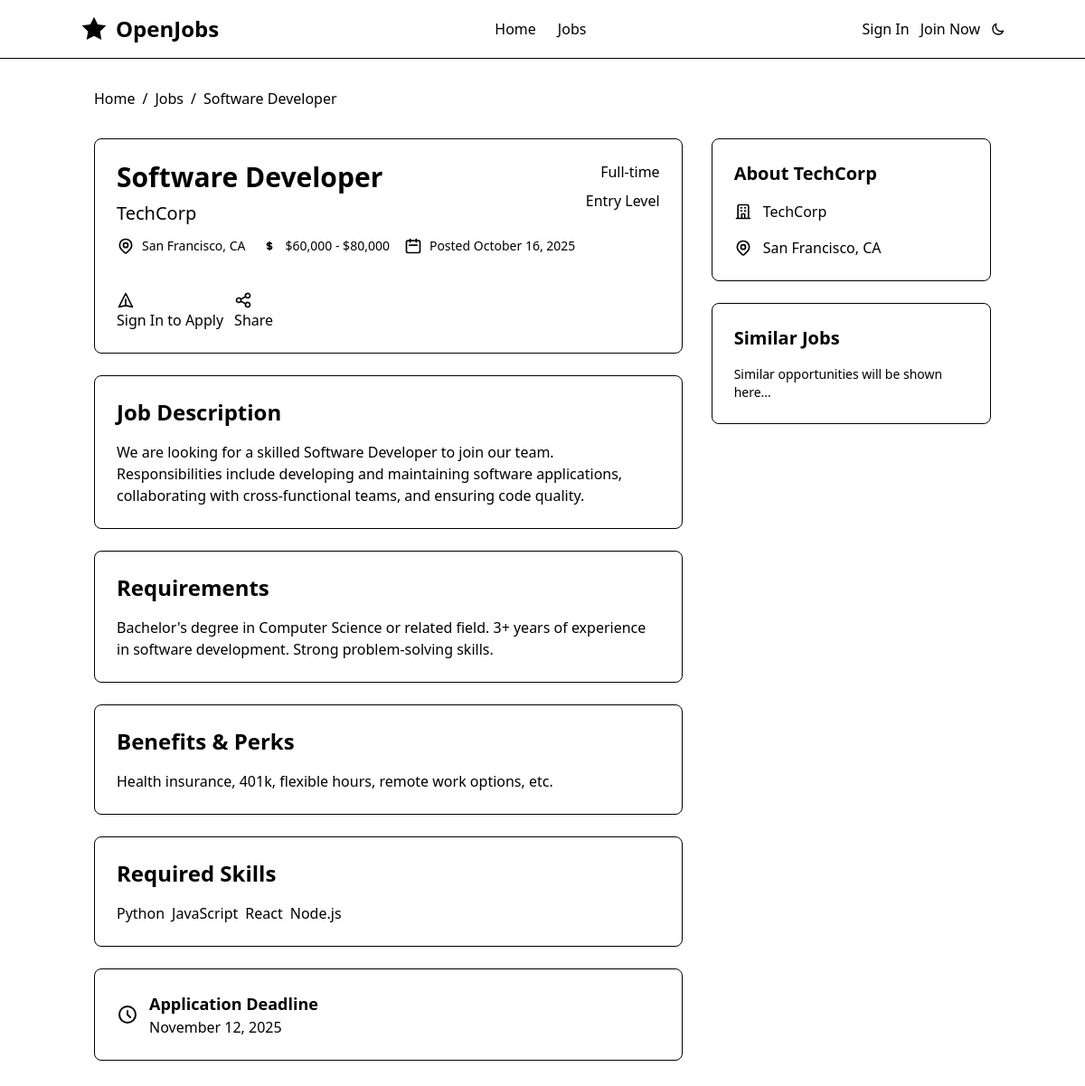
Screenshot of /jobs/1 with the database file from the repository.
### models.py (models this page shows, shortened)
class Job(db.Model):
    id = db.Column(db.Integer, primary_key=True)
    is_deleted = db.Column(db.Boolean, default=False)
    title = db.Column(db.String(100), nullable=False)
    company = db.Column(db.String(100), nullable=False)
    location = db.Column(db.String(100), nullable=False)
    description = db.Column(db.Text, nullable=False)
    requirements = db.Column(db.Text, nullable=False)
    salary_range = db.Column(db.String(50))
    job_type = db.Column(db.String(50), nullable=False)  # Full-time, Part-time, Contract
    experience_level = db.Column(db.String(50))  # Entry, Mid, Senior
    skills = db.Column(db.String(200))  # Comma-separated list of required skills
    benefits = db.Column(db.Text)  # Company benefits
    remote_option = db.Column(db.String(50))  # Remote, Hybrid, On-site
    created_at = db.Column(db.DateTime, default=datetime.utcnow)
    updated_at = db.Column(db.DateTime, onupdate=datetime.utcnow)
    deadline = db.Column(db.DateTime)
    status = db.Column(db.String(20), default='active')  # active, closed, draft
    views_count = db.Column(db.Integer, default=0)
    applications_count = db.Column(db.Integer, default=0)
    user_id = db.Column(db.Integer, db.ForeignKey('user.id'), nullable=False)

### jobs.py (the view)
@jobs.route('/jobs/<int:job_id>')
def view_job(job_id):
    job = Job.query.get_or_404(job_id)
    return render_template('jobs/view.html', job=job)

### templates/jobs/view.html (shortened to what this page needs)
{% extends "base.html" %}
{% block content %}
    <main class="min-h-screen py-8">
        <div class="container mx-auto px-4">
            <nav class="breadcrumb mb-8">
                <ol class="flex items-center space-x-2">
                    <li><a href="{{ url_for('index') }}" class="text-muted-foreground hover:text-foreground">Home</a></li>
                    <li><span class="text-muted-foreground">/</span></li>
                    <li><a href="{{ url_for('jobs.job_board') }}" class="text-muted-foreground hover:text-foreground">Jobs</a></li>
                    <li><span class="text-muted-foreground">/</span></li>
                    <li><span class="text-foreground">{{ job.title }}</span></li>
                </ol>
            </nav>
            <div class="grid lg:grid-cols-3 gap-8">
                <div class="lg:col-span-2 space-y-6">
                    <div class="bg-card p-6 rounded-lg border border-border">
                        <div class="flex flex-col lg:flex-row lg:items-start lg:justify-between mb-6">
                            <div class="flex-1">
                                <div class="flex flex-col sm:flex-row sm:items-start sm:justify-between mb-4">
                                    <div>
                                        <h1 class="text-2xl md:text-3xl font-bold mb-2">{{ job.title }}</h1>
                                        <p class="text-xl text-muted-foreground mb-3">{{ job.company }}</p>
                                        <div class="flex flex-wrap items-center gap-4 text-sm text-muted-foreground">
                                            <div class="flex items-center">
                                                {{ job.location }}
                                            </div>
                                            {% if job.salary_range %}
                                            <div class="flex items-center">
                                                {{ job.salary_range }}
                                            </div>
                                            {% endif %}
                                            <div class="flex items-center">
                                                <svg class="w-5 h-5 mr-2" xmlns="http://www.w3.org/2000/svg" fill="none" viewBox="0 0 24 24" stroke="currentColor">
                                                    <path stroke-linecap="round" stroke-linejoin="round" stroke-width="2" d="M8 7V3m8 4V3m-9 8h10M5 21h14a2 2 0 002-2V7a2 2 0 00-2-2H5a2 2 0 00-2 2v12a2 2 0 002 2z"/>
                                                </svg>
                                                Posted {{ job.created_at.strftime('%B %d, %Y') }}
                                            </div>
                                        </div>
                                    </div>
                                    <div class="flex flex-col items-start sm:items-end space-y-2 mt-4 sm:mt-0">
                                        <span class="badge badge-success">{{ job.job_type }}</span>
                                        {% if job.experience_level %}
                                        <span class="badge badge-secondary">{{ job.experience_level }} Level</span>
                                        {% endif %}
                                    </div>
                                </div>
                            </div>
                        </div>
                        <div class="flex flex-col sm:flex-row gap-3">
                            {% if current_user.is_authenticated %}
                                {% if current_user.id != job.user_id %}
                                <button onclick="openApplyModal()" class="btn btn-large flex-1 sm:flex-none">
                                    <svg class="w-5 h-5 mr-2" fill="none" stroke="currentColor" viewBox="0 0 24 24">
                                        <path stroke-linecap="round" stroke-linejoin="round" stroke-width="2" d="M12 19l9 2-9-18-9 18 9-2zm0 0v-8"/>
                                    </svg>
                                    Apply Now
                                </button>
                                {% endif %}
                            {% else %}
                            <a href="{{ url_for('login') }}?next={{ request.url }}" class="btn btn-large flex-1 sm:flex-none">
                                <svg class="w-5 h-5 mr-2" fill="none" stroke="currentColor" viewBox="0 0 24 24">
                                    <path stroke-linecap="round" stroke-linejoin="round" stroke-width="2" d="M12 19l9 2-9-18-9 18 9-2zm0 0v-8"/>
                                </svg>
                                Sign In to Apply
                            </a>
                            {% endif %}
                            <button onclick="shareJob()" class="btn-outline btn-large flex-1 sm:flex-none">
                                Share
                            </button>
                        </div>
                    </div>
                    <div class="bg-card p-6 rounded-lg border border-border">
                        <h2 class="text-2xl font-bold mb-4">Job Description</h2>
                        <div class="prose prose-lg max-w-none text-foreground">
                            <p class="whitespace-pre-wrap">{{ job.description }}</p>
                        </div>
                    </div>
                    {% if job.requirements %}
                    <div class="bg-card p-6 rounded-lg border border-border">
                        <h2 class="text-2xl font-bold mb-4">Requirements</h2>
                        <div class="prose prose-lg max-w-none text-foreground">
                            <p class="whitespace-pre-wrap">{{ job.requirements }}</p>
                        </div>
                    </div>
                    {% endif %}
                    {% if job.benefits %}
                    <div class="bg-card p-6 rounded-lg border border-border">
                        <h2 class="text-2xl font-bold mb-4">Benefits & Perks</h2>
                        <div class="prose prose-lg max-w-none text-foreground">
                            <p class="whitespace-pre-wrap">{{ job.benefits }}</p>
                        </div>
                    </div>
                    {% endif %}
                    {% if job.skills %}
                    <div class="bg-card p-6 rounded-lg border border-border">
                        <h2 class="text-2xl font-bold mb-4">Required Skills</h2>
                        <div class="flex flex-wrap gap-2">
                            {% for skill in job.skills.split(',') %}
                            <span class="badge badge-secondary">{{ skill.strip() }}</span>
                            {% endfor %}
                        </div>
                    </div>
                    {% endif %}
                    {% if job.deadline %}
                    <div class="bg-card p-6 rounded-lg border border-border">
                        <div class="flex items-center">
                            <svg class="w-6 h-6 mr-3 text-primary" fill="none" stroke="currentColor" viewBox="0 0 24 24">
                                <path stroke-linecap="round" stroke-linejoin="round" stroke-width="2" d="M12 8v4l3 3m6-3a9 9 0 11-18 0 9 9 0 0118 0z"/>
                            </svg>
                            <div>
                                <h3 class="text-lg font-semibold">Application Deadline</h3>
                                <p class="text-muted-foreground">{{ job.deadline.strftime('%B %d, %Y') }}</p>
                            </div>
                        </div>
                    </div>
                    {% endif %}
                </div>
                <div class="space-y-6">
                    <div class="bg-card p-6 rounded-lg border border-border">
                        <h3 class="text-xl font-bold mb-4">About {{ job.company }}</h3>
                        <div class="space-y-4">
                            <div class="flex items-center text-muted-foreground">
                                <span>{{ job.company }}</span>
                            </div>
                            <div class="flex items-center text-muted-foreground">
                                <span>{{ job.location }}</span>
                            </div>
                        </div>
                    </div>
                    <div class="bg-card p-6 rounded-lg border border-border">
                        <h3 class="text-xl font-bold mb-4">Similar Jobs</h3>
                        <div class="space-y-3">
                            <p class="text-muted-foreground text-sm">Similar opportunities will be shown here...</p>
                        </div>
                    </div>
                </div>
            </div>
        </div>
    </main>
{% endblock %}

### templates/base.html (shortened to what this page needs)
<!DOCTYPE html>
<html lang="en" class="scroll-smooth" data-theme="light">
<head>
    <script src="https://cdn.jsdelivr.net/npm/@tailwindcss/browser@4"></script>
    <link rel="stylesheet" href="https://cdn.jsdelivr.net/npm/basecoat-css@0.3.1/dist/basecoat.cdn.min.css">
</head>
<body class="bg-background text-foreground">
    <header class="bg-card/100 backdrop-blur-md border-b border-border p-4 sticky top-0 z-50">
        <div class="container mx-auto flex justify-between items-center">
            <div class="flex items-center space-x-2">
                <svg class="w-8 h-8 text-primary" fill="currentColor" viewBox="0 0 24 24">
                    <path d="M12 2l3.09 6.26L22 9.27l-5 4.87 1.18 6.88L12 17.77l-6.18 3.25L7 14.14 2 9.27l6.91-1.01L12 2z"/>
                </svg>
                <a href="{{ url_for('index') }}" class="text-2xl font-bold text-card-foreground hover:text-primary transition-colors">OpenJobs</a>
            </div>
            <nav class="hidden md:flex items-center space-x-6">
                <a href="{{ url_for('index') }}" class="text-muted-foreground hover:text-foreground transition-colors">Home</a>
                <a href="{{ url_for('jobs.job_board') }}" class="text-muted-foreground hover:text-foreground transition-colors">Jobs</a>
            </nav>
            <div class="hidden md:flex items-center space-x-3">
                {% if current_user.is_authenticated %}
                {% if current_user.is_admin %}
                <a href="{{ url_for('jobs.create_job') }}" class="btn btn-small">Post Job</a>
                <div class="relative">
                    <button onclick="toggleAdminDropdown()" class="btn-outline btn-small flex items-center space-x-1">
                        <svg class="w-4 h-4" fill="none" stroke="currentColor" viewBox="0 0 24 24">
                            <path stroke-linecap="round" stroke-linejoin="round" stroke-width="2" d="M9 12l2 2 4-4m5.618-4.016A11.955 11.955 0 0112 2.944a11.955 11.955 0 01-8.618 3.04A12.02 12.02 0 003 9c0 5.591 3.824 10.29 9 11.622 5.176-1.332 9-6.03 9-11.622 0-1.042-.133-2.052-.382-3.016z"/>
                        </svg>
                        <span>Admin</span>
                        <svg class="w-4 h-4" fill="none" stroke="currentColor" viewBox="0 0 24 24">
                            <path stroke-linecap="round" stroke-linejoin="round" stroke-width="2" d="M19 9l-7 7-7-7"/>
                        </svg>
                    </button>
                    <div id="admin-dropdown" class="absolute right-0 mt-2 w-48 bg-card/100 backdrop-blur-md border border-border rounded-md shadow-lg hidden transition-all duration-200 z-50">
                        <div class="py-2">
                            <a href="{{ url_for('admin_dashboard.dashboard') }}" class="block px-4 py-2 text-sm text-muted-foreground hover:text-foreground hover:bg-primary/10 transition-colors rounded-sm mx-1">Admin Dashboard</a>
                            <a href="{{ url_for('admin_dashboard.manage_users') }}" class="block px-4 py-2 text-sm text-muted-foreground hover:text-foreground hover:bg-primary/10 transition-colors rounded-sm mx-1">Manage Users</a>
                            <a href="{{ url_for('admin_dashboard.manage_jobs') }}" class="block px-4 py-2 text-sm text-muted-foreground hover:text-foreground hover:bg-primary/10 transition-colors rounded-sm mx-1">Manage Jobs</a>
                        </div>
                    </div>
                </div>
                {% endif %}
                <form method="POST" action="{{ url_for('logout') }}" class="inline">
                    <button type="submit" class="btn-outline btn-small">Logout</button>
                </form>
                {% else %}
                <a href="{{ url_for('login') }}" class="btn-outline btn-small">Sign In</a>
                <a href="{{ url_for('register') }}" class="btn btn-small">Join Now</a>
                {% endif %}
                <button class="btn-icon-outline" title="Toggle theme" data-basecoat-theme-toggle>
                    <svg class="w-4 h-4 dark:hidden" xmlns="http://www.w3.org/2000/svg" fill="none" viewBox="0 0 24 24" stroke="currentColor">
                        <path stroke-linecap="round" stroke-linejoin="round" stroke-width="2" d="M20.354 15.354A9 9 0 018.646 3.646 9.003 9.003 0 0012 21a9.003 9.003 0 008.354-5.646z" />
                    </svg>
                </button>
            </div>
        </div>
    </header>
    <main class="{% block main_classes %}min-h-screen{% endblock %}">
        {% block content %}{% endblock %}
    </main>
</body>
</html>

### rows the page displays
Job: title "Software Developer", company "TechCorp", location "San Francisco, CA", salary_range "$60,000 - $80,000", created_at "October 16, 2025", job_type "Full-time", experience_level "Entry", description "We are looking for a skilled Software Developer to join our team. Responsibilities include developing and maintaining software applications, collaborating with cross-functional teams, and ensuring code quality.", requirements "Bachelor's degree in Computer Science or related field. 3+ years of experience in software development. Strong problem-solving skills.", benefits "Health insurance, 401k, flexible hours, remote work options, etc.", deadline "November 12, 2025"

### other values shown
{{ skill.strip() }} "Python" "JavaScript" "React" "Node.js"
